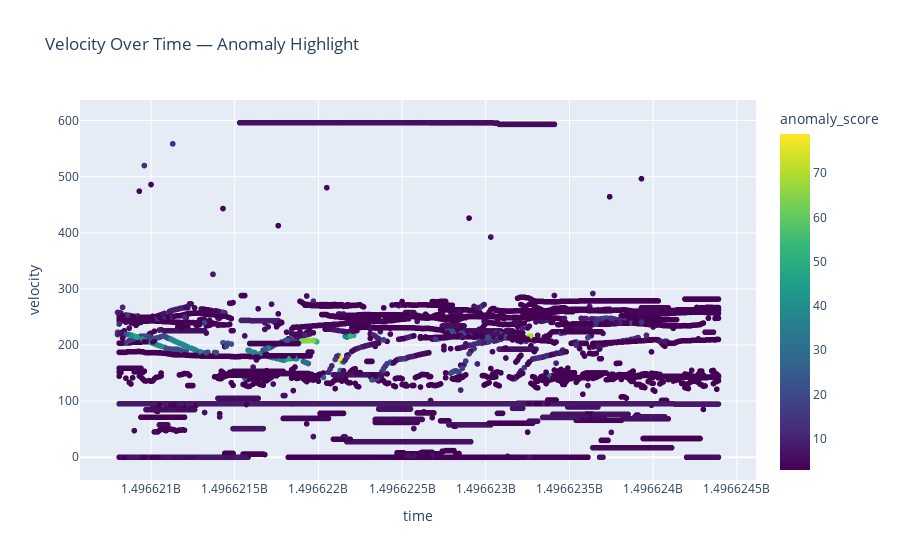

Here is the notebook cell this chart was saved with:
### Code cell
if "time" in anomalies.columns:
    
    sample_n = min(30000, len(anomalies))  
    
    fig = px.scatter(
        anomalies.sort_values("time").sample(sample_n),
        x="time",
        y="velocity",
        color="anomaly_score",
        title="Velocity Over Time — Anomaly Highlight",
        color_continuous_scale="Viridis"
    )
    fig.show()

### Figure 1 — Plotly figure (JSON) as saved in the notebook; plotly's stock layout.template omitted (floating-point values rounded to 4 significant figures; data arrays with more than 128 entries replaced by an {"elided": "..."} marker saying what was removed)
{"data": [{"hovertemplate": "time=%{x}<br>velocity=%{y}<br>anomaly_score=%{marker.color}<extra></extra>", "legendgroup": "", "marker": {"color": {"elided": "5291 float values"}, "coloraxis": "coloraxis", "symbol": "circle"}, "mode": "markers", "name": "", "showlegend": false, "type": "scattergl", "x": {"elided": "5291 int values"}, "xaxis": "x", "y": {"elided": "5291 float values"}, "yaxis": "y"}], "layout": {"coloraxis": {"colorbar": {"title": {"text": "anomaly_score"}}, "colorscale": [[0, "#440154"], [0.1111, "#482878"], [0.2222, "#3e4989"], [0.3333, "#31688e"], [0.4444, "#26828e"], [0.5556, "#1f9e89"], [0.6667, "#35b779"], [0.7778, "#6ece58"], [0.8889, "#b5de2b"], [1, "#fde725"]]}, "legend": {"tracegroupgap": 0}, "title": {"text": "Velocity Over Time — Anomaly Highlight"}, "xaxis": {"anchor": "y", "domain": [0, 1], "title": {"text": "time"}}, "yaxis": {"anchor": "x", "domain": [0, 1], "title": {"text": "velocity"}}}}
